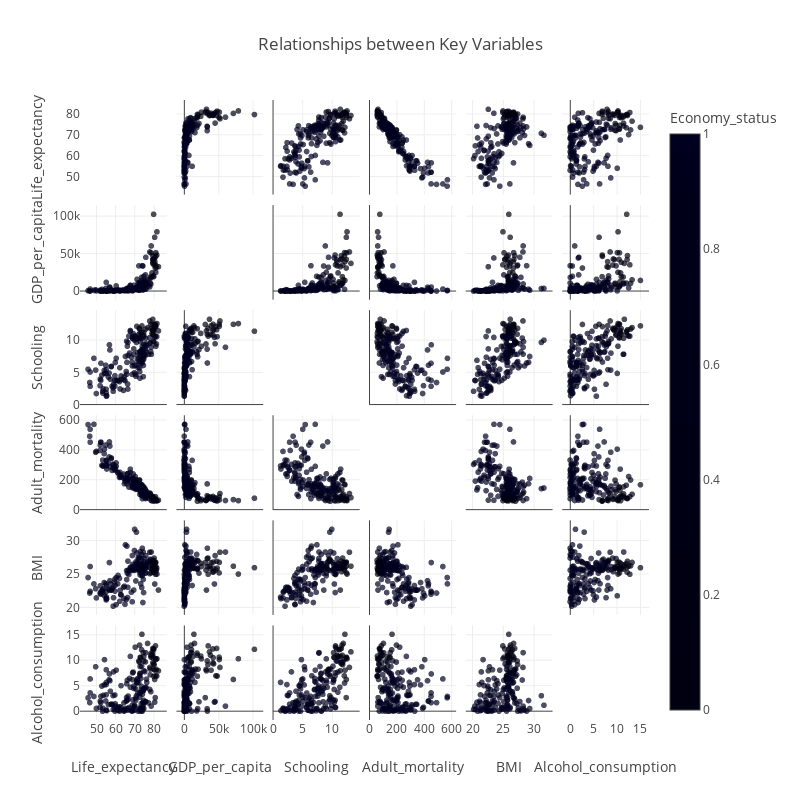

Here is the notebook cell this chart was saved with:
### Code cell
# Select relevant numerical columns for the pairplot
pairplot_vars = ['Life_expectancy', 'GDP_per_capita', 'Schooling', 'Adult_mortality', 'BMI', 'Alcohol_consumption']

# Scatter matrix (pairplot)
fig = px.scatter_matrix(
    data,
    dimensions=pairplot_vars,
    title="Relationships between Key Variables",
    color='Economy_status',
    opacity=0.7
)
fig.update_layout(height=800, width=800)
fig.update_traces(diagonal_visible=False)

# Show the plot
fig.show()

### Figure 1 — Plotly figure (JSON) as saved in the notebook; plotly's stock layout.template omitted (floating-point values rounded to 4 significant figures; data arrays with more than 128 entries replaced by an {"elided": "..."} marker saying what was removed)
{"data": [{"diagonal": {"visible": false}, "dimensions": [{"axis": {"matches": true}, "label": "Life_expectancy", "values": {"elided": "179 float values"}}, {"axis": {"matches": true}, "label": "GDP_per_capita", "values": {"elided": "179 float values"}}, {"axis": {"matches": true}, "label": "Schooling", "values": {"elided": "179 float values"}}, {"axis": {"matches": true}, "label": "Adult_mortality", "values": {"elided": "179 float values"}}, {"axis": {"matches": true}, "label": "BMI", "values": {"elided": "179 float values"}}, {"axis": {"matches": true}, "label": "Alcohol_consumption", "values": {"elided": "179 float values"}}], "hovertemplate": "%{xaxis.title.text}=%{x}<br>%{yaxis.title.text}=%{y}<br>Economy_status=%{marker.color}<extra></extra>", "legendgroup": "", "marker": {"color": {"elided": "179 int values"}, "coloraxis": "coloraxis", "opacity": 0.7, "symbol": "circle"}, "name": "", "showlegend": false, "type": "splom"}], "layout": {"coloraxis": {"colorbar": {"title": {"text": "Economy_status"}}, "colorscale": [[0, "#000011"], [0.1111, "#000012"], [0.2222, "#000013"], [0.3333, "#000014"], [0.4444, "#000015"], [0.5556, "#000016"], [0.6667, "#000017"], [0.7778, "#000018"], [0.8889, "#000019"], [1, "#000020"]]}, "dragmode": "select", "height": 800, "legend": {"tracegroupgap": 0}, "title": {"text": "Relationships between Key Variables"}, "width": 800}}
